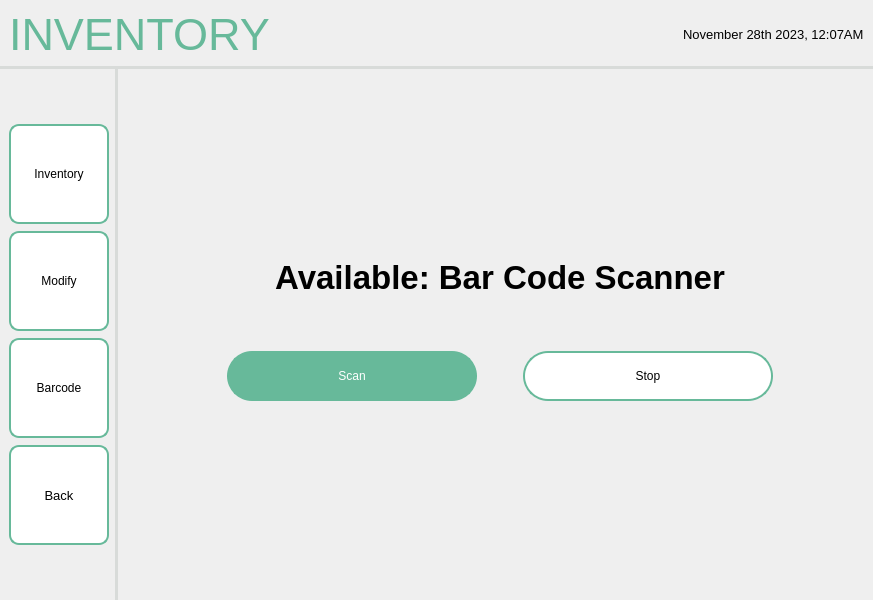
<?xml version="1.0" encoding="UTF-8"?>
<ui version="4.0">
 <class>MainWindow</class>
 <widget class="QMainWindow" name="MainWindow">
  <property name="geometry">
   <rect>
    <x>0</x>
    <y>0</y>
    <width>873</width>
    <height>600</height>
   </rect>
  </property>
  <property name="windowTitle">
   <string>MainWindow</string>
  </property>
  <widget class="QWidget" name="centralwidget">
   <layout class="QHBoxLayout" name="horizontalLayout">
    <property name="leftMargin">
     <number>0</number>
    </property>
    <property name="topMargin">
     <number>0</number>
    </property>
    <property name="rightMargin">
     <number>0</number>
    </property>
    <property name="bottomMargin">
     <number>0</number>
    </property>
    <item>
     <widget class="QFrame" name="frame">
      <property name="sizePolicy">
       <sizepolicy hsizetype="Preferred" vsizetype="Preferred">
        <horstretch>0</horstretch>
        <verstretch>0</verstretch>
       </sizepolicy>
      </property>
      <property name="frameShape">
       <enum>QFrame::NoFrame</enum>
      </property>
      <property name="frameShadow">
       <enum>QFrame::Plain</enum>
      </property>
      <layout class="QGridLayout" name="gridLayout">
       <property name="leftMargin">
        <number>0</number>
       </property>
       <property name="topMargin">
        <number>0</number>
       </property>
       <property name="rightMargin">
        <number>0</number>
       </property>
       <property name="bottomMargin">
        <number>0</number>
       </property>
       <property name="spacing">
        <number>0</number>
       </property>
       <item row="1" column="0">
        <widget class="QWidget" name="navbar" native="true">
         <property name="sizePolicy">
          <sizepolicy hsizetype="Fixed" vsizetype="Preferred">
           <horstretch>0</horstretch>
           <verstretch>0</verstretch>
          </sizepolicy>
         </property>
         <property name="styleSheet">
          <string notr="true">QWidget {
    border-right: 3px solid #D8DBD9;
}
</string>
         </property>
         <layout class="QVBoxLayout" name="verticalLayout_2">
          <property name="spacing">
           <number>7</number>
          </property>
          <item>
           <spacer name="verticalSpacer">
            <property name="orientation">
             <enum>Qt::Vertical</enum>
            </property>
            <property name="sizeHint" stdset="0">
             <size>
              <width>20</width>
              <height>40</height>
             </size>
            </property>
           </spacer>
          </item>
          <item>
           <widget class="QPushButton" name="pushButton_3">
            <property name="minimumSize">
             <size>
              <width>100</width>
              <height>100</height>
             </size>
            </property>
            <property name="maximumSize">
             <size>
              <width>100</width>
              <height>100</height>
             </size>
            </property>
            <property name="styleSheet">
             <string notr="true">QPushButton {
    background-color: white;
    border: 2px solid #67B99A;
    color: black;
    padding: 8px 16px;
    border-radius: 10px;
}

QPushButton:hover {
    border: 2px solid #4D926D;
}

QPushButton:pressed {
	background-color: #F0F0F0;
	border: 2px solid #265C42;
}</string>
            </property>
            <property name="text">
             <string>Inventory</string>
            </property>
           </widget>
          </item>
          <item>
           <widget class="QPushButton" name="pushButton_2">
            <property name="minimumSize">
             <size>
              <width>100</width>
              <height>100</height>
             </size>
            </property>
            <property name="maximumSize">
             <size>
              <width>100</width>
              <height>100</height>
             </size>
            </property>
            <property name="styleSheet">
             <string notr="true">QPushButton {
    background-color: white;
    border: 2px solid #67B99A;
    color: black;
    padding: 8px 16px;
    border-radius: 10px;
}

QPushButton:hover {
    border: 2px solid #4D926D;
}

QPushButton:pressed {
	background-color: #F0F0F0;
	border: 2px solid #265C42;
}</string>
            </property>
            <property name="text">
             <string>Modify</string>
            </property>
           </widget>
          </item>
          <item>
           <widget class="QPushButton" name="pushButton_10">
            <property name="minimumSize">
             <size>
              <width>100</width>
              <height>100</height>
             </size>
            </property>
            <property name="maximumSize">
             <size>
              <width>100</width>
              <height>100</height>
             </size>
            </property>
            <property name="styleSheet">
             <string notr="true">QPushButton {
    background-color: white;
    border: 2px solid #67B99A;
    color: black;
    padding: 8px 16px;
    border-radius: 10px;
}

QPushButton:hover {
    border: 2px solid #4D926D;
}

QPushButton:pressed {
	background-color: #F0F0F0;
	border: 2px solid #265C42;
}</string>
            </property>
            <property name="text">
             <string>Barcode</string>
            </property>
           </widget>
          </item>
          <item>
           <widget class="QPushButton" name="pushButton">
            <property name="sizePolicy">
             <sizepolicy hsizetype="Fixed" vsizetype="Fixed">
              <horstretch>0</horstretch>
              <verstretch>0</verstretch>
             </sizepolicy>
            </property>
            <property name="minimumSize">
             <size>
              <width>100</width>
              <height>100</height>
             </size>
            </property>
            <property name="maximumSize">
             <size>
              <width>100</width>
              <height>100</height>
             </size>
            </property>
            <property name="font">
             <font>
              <pointsize>10</pointsize>
             </font>
            </property>
            <property name="styleSheet">
             <string notr="true">QPushButton {
    background-color: white;
    border: 2px solid #67B99A;
    color: black;
    padding: 8px 16px;
    border-radius: 10px;
}

QPushButton:hover {
    border: 2px solid #4D926D;
}

QPushButton:pressed {
	background-color: #F0F0F0;
	border: 2px solid #265C42;
}</string>
            </property>
            <property name="text">
             <string>Back</string>
            </property>
            <property name="icon">
             <iconset resource="../../../../assets/resourceFile.qrc">
              <normaloff>:/logos/Icons/entypo_back.png</normaloff>:/logos/Icons/entypo_back.png</iconset>
            </property>
            <property name="autoRepeat">
             <bool>false</bool>
            </property>
           </widget>
          </item>
          <item>
           <spacer name="verticalSpacer_3">
            <property name="orientation">
             <enum>Qt::Vertical</enum>
            </property>
            <property name="sizeHint" stdset="0">
             <size>
              <width>20</width>
              <height>40</height>
             </size>
            </property>
           </spacer>
          </item>
         </layout>
        </widget>
       </item>
       <item row="0" column="0" colspan="2">
        <widget class="QWidget" name="header" native="true">
         <property name="styleSheet">
          <string notr="true">QWidget {
    border-bottom: 3px solid #D8DBD9; 
}
</string>
         </property>
         <layout class="QHBoxLayout" name="horizontalLayout_2">
          <item>
           <widget class="QLabel" name="label">
            <property name="font">
             <font>
              <pointsize>-1</pointsize>
             </font>
            </property>
            <property name="layoutDirection">
             <enum>Qt::LeftToRight</enum>
            </property>
            <property name="styleSheet">
             <string notr="true">QLabel {
    color: #67B99A;
    font-size: 45px;
}</string>
            </property>
            <property name="text">
             <string>INVENTORY</string>
            </property>
            <property name="scaledContents">
             <bool>false</bool>
            </property>
           </widget>
          </item>
          <item>
           <spacer name="horizontalSpacer">
            <property name="orientation">
             <enum>Qt::Horizontal</enum>
            </property>
            <property name="sizeHint" stdset="0">
             <size>
              <width>40</width>
              <height>20</height>
             </size>
            </property>
           </spacer>
          </item>
          <item>
           <widget class="QLabel" name="label_2">
            <property name="font">
             <font>
              <pointsize>10</pointsize>
             </font>
            </property>
            <property name="styleSheet">
             <string notr="true">QLabel {
    color: black;
}</string>
            </property>
            <property name="text">
             <string>November 28th 2023, 12:07AM</string>
            </property>
           </widget>
          </item>
         </layout>
        </widget>
       </item>
       <item row="1" column="1">
        <widget class="QFrame" name="Content">
         <layout class="QVBoxLayout" name="verticalLayout_4">
          <property name="rightMargin">
           <number>0</number>
          </property>
          <item>
           <widget class="QWidget" name="widget" native="true">
            <layout class="QVBoxLayout" name="verticalLayout_3">
             <property name="leftMargin">
              <number>75</number>
             </property>
             <property name="topMargin">
              <number>75</number>
             </property>
             <property name="rightMargin">
              <number>75</number>
             </property>
             <property name="bottomMargin">
              <number>75</number>
             </property>
             <item>
              <spacer name="verticalSpacer_4">
               <property name="orientation">
                <enum>Qt::Vertical</enum>
               </property>
               <property name="sizeHint" stdset="0">
                <size>
                 <width>20</width>
                 <height>40</height>
                </size>
               </property>
              </spacer>
             </item>
             <item>
              <widget class="QLabel" name="label_4">
               <property name="font">
                <font>
                 <pointsize>25</pointsize>
                 <bold>true</bold>
                </font>
               </property>
               <property name="text">
                <string>Available: Bar Code Scanner</string>
               </property>
               <property name="alignment">
                <set>Qt::AlignCenter</set>
               </property>
              </widget>
             </item>
             <item>
              <spacer name="verticalSpacer_5">
               <property name="orientation">
                <enum>Qt::Vertical</enum>
               </property>
               <property name="sizeType">
                <enum>QSizePolicy::Fixed</enum>
               </property>
               <property name="sizeHint" stdset="0">
                <size>
                 <width>20</width>
                 <height>40</height>
                </size>
               </property>
              </spacer>
             </item>
             <item>
              <widget class="QWidget" name="widget_2" native="true">
               <property name="sizePolicy">
                <sizepolicy hsizetype="Preferred" vsizetype="Preferred">
                 <horstretch>0</horstretch>
                 <verstretch>0</verstretch>
                </sizepolicy>
               </property>
               <layout class="QHBoxLayout" name="horizontalLayout_3">
                <item>
                 <spacer name="horizontalSpacer_2">
                  <property name="orientation">
                   <enum>Qt::Horizontal</enum>
                  </property>
                  <property name="sizeHint" stdset="0">
                   <size>
                    <width>40</width>
                    <height>20</height>
                   </size>
                  </property>
                 </spacer>
                </item>
                <item>
                 <widget class="QPushButton" name="pushButton_4">
                  <property name="minimumSize">
                   <size>
                    <width>250</width>
                    <height>50</height>
                   </size>
                  </property>
                  <property name="maximumSize">
                   <size>
                    <width>250</width>
                    <height>50</height>
                   </size>
                  </property>
                  <property name="styleSheet">
                   <string notr="true">QPushButton {
    background-color: #67B99A;
    color: white;
    border: 2px solid #67B99A;
    padding: 8px 16px;
    border-radius: 25px;
}
QPushButton:hover {
    background-color: #5CAE8B;
    border: 2px solid #5CAE8B;
}
QPushButton:pressed {
    background-color: #4D9C7F;
	border: 2px solid #4D9C7F;
}</string>
                  </property>
                  <property name="text">
                   <string>Scan</string>
                  </property>
                 </widget>
                </item>
                <item>
                 <spacer name="horizontalSpacer_4">
                  <property name="orientation">
                   <enum>Qt::Horizontal</enum>
                  </property>
                  <property name="sizeType">
                   <enum>QSizePolicy::Fixed</enum>
                  </property>
                  <property name="sizeHint" stdset="0">
                   <size>
                    <width>40</width>
                    <height>20</height>
                   </size>
                  </property>
                 </spacer>
                </item>
                <item>
                 <widget class="QPushButton" name="pushButton_5">
                  <property name="minimumSize">
                   <size>
                    <width>250</width>
                    <height>50</height>
                   </size>
                  </property>
                  <property name="maximumSize">
                   <size>
                    <width>250</width>
                    <height>50</height>
                   </size>
                  </property>
                  <property name="styleSheet">
                   <string notr="true">QPushButton {
    background-color: white;
    border: 2px solid #67B99A;
    color: black;
    padding: 8px 16px;
    border-radius: 25px;
}

QPushButton:hover {
    border: 2px solid #4D926D;
}

QPushButton:pressed {
	background-color: #F0F0F0;
	border: 2px solid #265C42;
}</string>
                  </property>
                  <property name="text">
                   <string>Stop</string>
                  </property>
                 </widget>
                </item>
                <item>
                 <spacer name="horizontalSpacer_3">
                  <property name="orientation">
                   <enum>Qt::Horizontal</enum>
                  </property>
                  <property name="sizeHint" stdset="0">
                   <size>
                    <width>40</width>
                    <height>20</height>
                   </size>
                  </property>
                 </spacer>
                </item>
               </layout>
              </widget>
             </item>
             <item>
              <spacer name="verticalSpacer_2">
               <property name="orientation">
                <enum>Qt::Vertical</enum>
               </property>
               <property name="sizeHint" stdset="0">
                <size>
                 <width>20</width>
                 <height>40</height>
                </size>
               </property>
              </spacer>
             </item>
            </layout>
           </widget>
          </item>
         </layout>
        </widget>
       </item>
      </layout>
     </widget>
    </item>
   </layout>
  </widget>
 </widget>
 <resources>
  <include location="../../../../assets/resourceFile.qrc"/>
 </resources>
 <connections/>
</ui>
